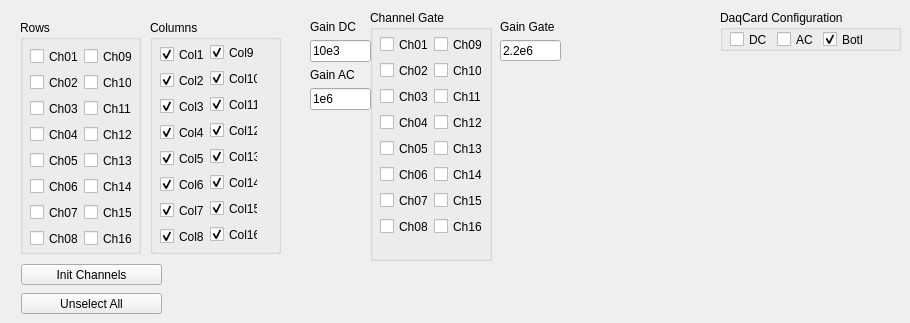
      <widget class="QWidget" name="tab">
       <attribute name="title">
        <string>Configuration</string>
       </attribute>
       <widget class="QPushButton" name="ButInitChannels">
        <property name="geometry">
         <rect>
          <x>21</x>
          <y>264</y>
          <width>141</width>
          <height>21</height>
         </rect>
        </property>
        <property name="sizePolicy">
         <sizepolicy hsizetype="Fixed" vsizetype="Fixed">
          <horstretch>0</horstretch>
          <verstretch>0</verstretch>
         </sizepolicy>
        </property>
        <property name="text">
         <string>Init Channels</string>
        </property>
       </widget>
       <widget class="QPushButton" name="ButUnselAll">
        <property name="geometry">
         <rect>
          <x>21</x>
          <y>293</y>
          <width>141</width>
          <height>21</height>
         </rect>
        </property>
        <property name="sizePolicy">
         <sizepolicy hsizetype="Fixed" vsizetype="Fixed">
          <horstretch>0</horstretch>
          <verstretch>0</verstretch>
         </sizepolicy>
        </property>
        <property name="text">
         <string>Unselect All</string>
        </property>
       </widget>
       <widget class="QWidget" name="layoutWidget">
        <property name="geometry">
         <rect>
          <x>310</x>
          <y>20</y>
          <width>61</width>
          <height>90</height>
         </rect>
        </property>
        <layout class="QVBoxLayout" name="verticalLayout_35">
         <item>
          <layout class="QVBoxLayout" name="verticalLayout_32">
           <item>
            <widget class="QLabel" name="label_45">
             <property name="text">
              <string>Gain DC</string>
             </property>
            </widget>
           </item>
           <item>
            <widget class="QLineEdit" name="QGainDC">
             <property name="text">
              <string>10e3</string>
             </property>
            </widget>
           </item>
          </layout>
         </item>
         <item>
          <layout class="QVBoxLayout" name="verticalLayout_7">
           <item>
            <widget class="QLabel" name="label_47">
             <property name="text">
              <string>Gain AC</string>
             </property>
            </widget>
           </item>
           <item>
            <widget class="QLineEdit" name="QGainAC">
             <property name="text">
              <string>1e6</string>
             </property>
            </widget>
           </item>
          </layout>
         </item>
        </layout>
       </widget>
       <widget class="QGroupBox" name="GrChannelGate">
        <property name="geometry">
         <rect>
          <x>370</x>
          <y>10</y>
          <width>122</width>
          <height>251</height>
         </rect>
        </property>
        <property name="title">
         <string>Channel Gate</string>
        </property>
        <property name="flat">
         <bool>false</bool>
        </property>
        <property name="checkable">
         <bool>false</bool>
        </property>
        <widget class="QCheckBox" name="checkBox_18">
         <property name="geometry">
          <rect>
           <x>10</x>
           <y>208</y>
           <width>48</width>
           <height>17</height>
          </rect>
         </property>
         <property name="text">
          <string>Ch08</string>
         </property>
         <property name="checked">
          <bool>false</bool>
         </property>
         <property name="autoExclusive">
          <bool>false</bool>
         </property>
        </widget>
        <widget class="QCheckBox" name="checkBox_19">
         <property name="geometry">
          <rect>
           <x>64</x>
           <y>208</y>
           <width>48</width>
           <height>17</height>
          </rect>
         </property>
         <property name="text">
          <string>Ch16</string>
         </property>
         <property name="checked">
          <bool>false</bool>
         </property>
         <property name="autoExclusive">
          <bool>false</bool>
         </property>
        </widget>
        <widget class="QCheckBox" name="checkBox_20">
         <property name="geometry">
          <rect>
           <x>10</x>
           <y>104</y>
           <width>48</width>
           <height>17</height>
          </rect>
         </property>
         <property name="text">
          <string>Ch04</string>
         </property>
         <property name="checked">
          <bool>false</bool>
         </property>
         <property name="autoExclusive">
          <bool>false</bool>
         </property>
        </widget>
        <widget class="QCheckBox" name="checkBox_21">
         <property name="geometry">
          <rect>
           <x>64</x>
           <y>104</y>
           <width>48</width>
           <height>17</height>
          </rect>
         </property>
         <property name="text">
          <string>Ch12</string>
         </property>
         <property name="checked">
          <bool>false</bool>
         </property>
         <property name="autoExclusive">
          <bool>false</bool>
         </property>
        </widget>
        <widget class="QCheckBox" name="checkBox_22">
         <property name="geometry">
          <rect>
           <x>10</x>
           <y>78</y>
           <width>48</width>
           <height>17</height>
          </rect>
         </property>
         <property name="text">
          <string>Ch03</string>
         </property>
         <property name="checked">
          <bool>false</bool>
         </property>
         <property name="autoExclusive">
          <bool>false</bool>
         </property>
        </widget>
        <widget class="QCheckBox" name="checkBox_23">
         <property name="geometry">
          <rect>
           <x>64</x>
           <y>130</y>
           <width>48</width>
           <height>17</height>
          </rect>
         </property>
         <property name="text">
          <string>Ch13</string>
         </property>
         <property name="checked">
          <bool>false</bool>
         </property>
         <property name="autoExclusive">
          <bool>false</bool>
         </property>
        </widget>
        <widget class="QCheckBox" name="checkBox_24">
         <property name="geometry">
          <rect>
           <x>10</x>
           <y>156</y>
           <width>48</width>
           <height>17</height>
          </rect>
         </property>
         <property name="text">
          <string>Ch06</string>
         </property>
         <property name="checked">
          <bool>false</bool>
         </property>
         <property name="autoExclusive">
          <bool>false</bool>
         </property>
        </widget>
        <widget class="QCheckBox" name="checkBox_25">
         <property name="geometry">
          <rect>
           <x>64</x>
           <y>156</y>
           <width>48</width>
           <height>17</height>
          </rect>
         </property>
         <property name="text">
          <string>Ch14</string>
         </property>
         <property name="checked">
          <bool>false</bool>
         </property>
         <property name="autoExclusive">
          <bool>false</bool>
         </property>
        </widget>
        <widget class="QCheckBox" name="checkBox_26">
         <property name="geometry">
          <rect>
           <x>10</x>
           <y>182</y>
           <width>48</width>
           <height>17</height>
          </rect>
         </property>
         <property name="text">
          <string>Ch07</string>
         </property>
         <property name="checked">
          <bool>false</bool>
         </property>
         <property name="autoExclusive">
          <bool>false</bool>
         </property>
        </widget>
        <widget class="QCheckBox" name="checkBox_27">
         <property name="geometry">
          <rect>
           <x>64</x>
           <y>182</y>
           <width>48</width>
           <height>17</height>
          </rect>
         </property>
         <property name="text">
          <string>Ch15</string>
         </property>
         <property name="checked">
          <bool>false</bool>
         </property>
         <property name="autoExclusive">
          <bool>false</bool>
         </property>
        </widget>
        <widget class="QCheckBox" name="checkBox_28">
         <property name="geometry">
          <rect>
           <x>10</x>
           <y>26</y>
           <width>48</width>
           <height>17</height>
          </rect>
         </property>
         <property name="text">
          <string>Ch01</string>
         </property>
         <property name="checked">
          <bool>false</bool>
         </property>
         <property name="autoRepeat">
          <bool>false</bool>
         </property>
         <property name="autoExclusive">
          <bool>false</bool>
         </property>
        </widget>
        <widget class="QCheckBox" name="checkBox_29">
         <property name="geometry">
          <rect>
           <x>64</x>
           <y>26</y>
           <width>48</width>
           <height>17</height>
          </rect>
         </property>
         <property name="text">
          <string>Ch09</string>
         </property>
         <property name="checked">
          <bool>false</bool>
         </property>
         <property name="autoExclusive">
          <bool>false</bool>
         </property>
        </widget>
        <widget class="QCheckBox" name="checkBox_30">
         <property name="geometry">
          <rect>
           <x>10</x>
           <y>52</y>
           <width>48</width>
           <height>17</height>
          </rect>
         </property>
         <property name="text">
          <string>Ch02</string>
         </property>
         <property name="checked">
          <bool>false</bool>
         </property>
         <property name="autoExclusive">
          <bool>false</bool>
         </property>
        </widget>
        <widget class="QCheckBox" name="checkBox_31">
         <property name="geometry">
          <rect>
           <x>64</x>
           <y>52</y>
           <width>48</width>
           <height>17</height>
          </rect>
         </property>
         <property name="text">
          <string>Ch10</string>
         </property>
         <property name="checked">
          <bool>false</bool>
         </property>
         <property name="autoExclusive">
          <bool>false</bool>
         </property>
        </widget>
        <widget class="QCheckBox" name="checkBox_32">
         <property name="geometry">
          <rect>
           <x>64</x>
           <y>78</y>
           <width>48</width>
           <height>17</height>
          </rect>
         </property>
         <property name="text">
          <string>Ch11</string>
         </property>
         <property name="checked">
          <bool>false</bool>
         </property>
         <property name="autoExclusive">
          <bool>false</bool>
         </property>
        </widget>
        <widget class="QCheckBox" name="checkBox_33">
         <property name="geometry">
          <rect>
           <x>10</x>
           <y>130</y>
           <width>48</width>
           <height>17</height>
          </rect>
         </property>
         <property name="text">
          <string>Ch05</string>
         </property>
         <property name="checked">
          <bool>false</bool>
         </property>
         <property name="autoExclusive">
          <bool>false</bool>
         </property>
        </widget>
       </widget>
       <widget class="QWidget" name="layoutWidget_3">
        <property name="geometry">
         <rect>
          <x>500</x>
          <y>20</y>
          <width>61</width>
          <height>41</height>
         </rect>
        </property>
        <layout class="QVBoxLayout" name="verticalLayout_36">
         <item>
          <widget class="QLabel" name="label_46">
           <property name="text">
            <string>Gain Gate</string>
           </property>
          </widget>
         </item>
         <item>
          <widget class="QLineEdit" name="QGainGate">
           <property name="text">
            <string>2.2e6</string>
           </property>
          </widget>
         </item>
        </layout>
       </widget>
       <widget class="QGroupBox" name="GrConfig">
        <property name="geometry">
         <rect>
          <x>720</x>
          <y>10</y>
          <width>181</width>
          <height>41</height>
         </rect>
        </property>
        <property name="title">
         <string>DaqCard Configuration</string>
        </property>
        <widget class="QWidget" name="layoutWidget">
         <property name="geometry">
          <rect>
           <x>10</x>
           <y>20</y>
           <width>133</width>
           <height>19</height>
          </rect>
         </property>
         <layout class="QGridLayout" name="gridLayout_16">
          <item row="0" column="0">
           <widget class="QCheckBox" name="ChckDCSetup">
            <property name="text">
             <string>DC</string>
            </property>
            <property name="autoExclusive">
             <bool>true</bool>
            </property>
           </widget>
          </item>
          <item row="0" column="2">
           <widget class="QCheckBox" name="ChckNormalSetup">
            <property name="text">
             <string>Both</string>
            </property>
            <property name="checked">
             <bool>true</bool>
            </property>
            <property name="autoExclusive">
             <bool>true</bool>
            </property>
           </widget>
          </item>
          <item row="0" column="1">
           <widget class="QCheckBox" name="ChckACSetup">
            <property name="text">
             <string>AC</string>
            </property>
            <property name="autoExclusive">
             <bool>true</bool>
            </property>
           </widget>
          </item>
         </layout>
        </widget>
       </widget>
       <widget class="QGroupBox" name="GrColumns">
        <property name="geometry">
         <rect>
          <x>150</x>
          <y>20</y>
          <width>131</width>
          <height>234</height>
         </rect>
        </property>
        <property name="title">
         <string>Columns</string>
        </property>
        <widget class="QCheckBox" name="checkBox_17">
         <property name="geometry">
          <rect>
           <x>10</x>
           <y>208</y>
           <width>48</width>
           <height>17</height>
          </rect>
         </property>
         <property name="text">
          <string>Col8</string>
         </property>
         <property name="checked">
          <bool>true</bool>
         </property>
        </widget>
        <widget class="QCheckBox" name="checkBox_35">
         <property name="geometry">
          <rect>
           <x>10</x>
           <y>104</y>
           <width>48</width>
           <height>17</height>
          </rect>
         </property>
         <property name="text">
          <string>Col4</string>
         </property>
         <property name="checked">
          <bool>true</bool>
         </property>
        </widget>
        <widget class="QCheckBox" name="checkBox_37">
         <property name="geometry">
          <rect>
           <x>10</x>
           <y>78</y>
           <width>48</width>
           <height>17</height>
          </rect>
         </property>
         <property name="text">
          <string>Col3</string>
         </property>
         <property name="checked">
          <bool>true</bool>
         </property>
        </widget>
        <widget class="QCheckBox" name="checkBox_39">
         <property name="geometry">
          <rect>
           <x>10</x>
           <y>156</y>
           <width>48</width>
           <height>17</height>
          </rect>
         </property>
         <property name="text">
          <string>Col6</string>
         </property>
         <property name="checked">
          <bool>true</bool>
         </property>
        </widget>
        <widget class="QCheckBox" name="checkBox_41">
         <property name="geometry">
          <rect>
           <x>10</x>
           <y>182</y>
           <width>48</width>
           <height>17</height>
          </rect>
         </property>
         <property name="text">
          <string>Col7</string>
         </property>
         <property name="checked">
          <bool>true</bool>
         </property>
        </widget>
        <widget class="QCheckBox" name="checkBox_43">
         <property name="geometry">
          <rect>
           <x>10</x>
           <y>26</y>
           <width>48</width>
           <height>17</height>
          </rect>
         </property>
         <property name="text">
          <string>Col1</string>
         </property>
         <property name="checked">
          <bool>true</bool>
         </property>
        </widget>
        <widget class="QCheckBox" name="checkBox_45">
         <property name="geometry">
          <rect>
           <x>10</x>
           <y>52</y>
           <width>48</width>
           <height>17</height>
          </rect>
         </property>
         <property name="text">
          <string>Col2</string>
         </property>
         <property name="checked">
          <bool>true</bool>
         </property>
        </widget>
        <widget class="QCheckBox" name="checkBox_48">
         <property name="geometry">
          <rect>
           <x>10</x>
           <y>130</y>
           <width>48</width>
           <height>17</height>
          </rect>
         </property>
         <property name="text">
          <string>Col5</string>
         </property>
         <property name="checked">
          <bool>true</bool>
         </property>
        </widget>
        <widget class="QCheckBox" name="checkBox_57">
         <property name="geometry">
          <rect>
           <x>60</x>
           <y>128</y>
           <width>48</width>
           <height>17</height>
          </rect>
         </property>
         <property name="text">
          <string>Col13</string>
         </property>
         <property name="checked">
          <bool>true</bool>
         </property>
        </widget>
        <widget class="QCheckBox" name="checkBox_58">
         <property name="geometry">
          <rect>
           <x>60</x>
           <y>50</y>
           <width>48</width>
           <height>17</height>
          </rect>
         </property>
         <property name="text">
          <string>Col10</string>
         </property>
         <property name="checked">
          <bool>true</bool>
         </property>
        </widget>
        <widget class="QCheckBox" name="checkBox_59">
         <property name="geometry">
          <rect>
           <x>60</x>
           <y>206</y>
           <width>48</width>
           <height>17</height>
          </rect>
         </property>
         <property name="text">
          <string>Col16</string>
         </property>
         <property name="checked">
          <bool>true</bool>
         </property>
        </widget>
        <widget class="QCheckBox" name="checkBox_60">
         <property name="geometry">
          <rect>
           <x>60</x>
           <y>76</y>
           <width>48</width>
           <height>17</height>
          </rect>
         </property>
         <property name="text">
          <string>Col11</string>
         </property>
         <property name="checked">
          <bool>true</bool>
         </property>
        </widget>
        <widget class="QCheckBox" name="checkBox_61">
         <property name="geometry">
          <rect>
           <x>60</x>
           <y>154</y>
           <width>48</width>
           <height>17</height>
          </rect>
         </property>
         <property name="text">
          <string>Col14</string>
         </property>
         <property name="checked">
          <bool>true</bool>
         </property>
        </widget>
        <widget class="QCheckBox" name="checkBox_62">
         <property name="geometry">
          <rect>
           <x>60</x>
           <y>24</y>
           <width>48</width>
           <height>17</height>
          </rect>
         </property>
         <property name="text">
          <string>Col9</string>
         </property>
         <property name="checked">
          <bool>true</bool>
         </property>
        </widget>
        <widget class="QCheckBox" name="checkBox_63">
         <property name="geometry">
          <rect>
           <x>60</x>
           <y>102</y>
           <width>48</width>
           <height>17</height>
          </rect>
         </property>
         <property name="text">
          <string>Col12</string>
         </property>
         <property name="checked">
          <bool>true</bool>
         </property>
        </widget>
        <widget class="QCheckBox" name="checkBox_64">
         <property name="geometry">
          <rect>
           <x>60</x>
           <y>180</y>
           <width>48</width>
           <height>17</height>
          </rect>
         </property>
         <property name="text">
          <string>Col15</string>
         </property>
         <property name="checked">
          <bool>true</bool>
         </property>
        </widget>
       </widget>
       <widget class="QGroupBox" name="GrChannels">
        <property name="geometry">
         <rect>
          <x>20</x>
          <y>20</y>
          <width>121</width>
          <height>234</height>
         </rect>
        </property>
        <property name="title">
         <string>Rows</string>
        </property>
        <widget class="QCheckBox" name="checkBox_34">
         <property name="geometry">
          <rect>
           <x>64</x>
           <y>184</y>
           <width>48</width>
           <height>17</height>
          </rect>
         </property>
         <property name="text">
          <string>Ch15</string>
         </property>
         <property name="checked">
          <bool>false</bool>
         </property>
         <property name="autoExclusive">
          <bool>false</bool>
         </property>
        </widget>
        <widget class="QCheckBox" name="checkBox_36">
         <property name="geometry">
          <rect>
           <x>10</x>
           <y>54</y>
           <width>48</width>
           <height>17</height>
          </rect>
         </property>
         <property name="text">
          <string>Ch02</string>
         </property>
         <property name="checked">
          <bool>false</bool>
         </property>
         <property name="autoExclusive">
          <bool>false</bool>
         </property>
        </widget>
        <widget class="QCheckBox" name="checkBox_38">
         <property name="geometry">
          <rect>
           <x>10</x>
           <y>106</y>
           <width>48</width>
           <height>17</height>
          </rect>
         </property>
         <property name="text">
          <string>Ch04</string>
         </property>
         <property name="checked">
          <bool>false</bool>
         </property>
         <property name="autoExclusive">
          <bool>false</bool>
         </property>
        </widget>
        <widget class="QCheckBox" name="checkBox_40">
         <property name="geometry">
          <rect>
           <x>64</x>
           <y>106</y>
           <width>48</width>
           <height>17</height>
          </rect>
         </property>
         <property name="text">
          <string>Ch12</string>
         </property>
         <property name="checked">
          <bool>false</bool>
         </property>
         <property name="autoExclusive">
          <bool>false</bool>
         </property>
        </widget>
        <widget class="QCheckBox" name="checkBox_42">
         <property name="geometry">
          <rect>
           <x>10</x>
           <y>132</y>
           <width>48</width>
           <height>17</height>
          </rect>
         </property>
         <property name="text">
          <string>Ch05</string>
         </property>
         <property name="checked">
          <bool>false</bool>
         </property>
         <property name="autoExclusive">
          <bool>false</bool>
         </property>
        </widget>
        <widget class="QCheckBox" name="checkBox_44">
         <property name="geometry">
          <rect>
           <x>64</x>
           <y>54</y>
           <width>48</width>
           <height>17</height>
          </rect>
         </property>
         <property name="text">
          <string>Ch10</string>
         </property>
         <property name="checked">
          <bool>false</bool>
         </property>
         <property name="autoExclusive">
          <bool>false</bool>
         </property>
        </widget>
        <widget class="QCheckBox" name="checkBox_46">
         <property name="geometry">
          <rect>
           <x>10</x>
           <y>184</y>
           <width>48</width>
           <height>17</height>
          </rect>
         </property>
         <property name="text">
          <string>Ch07</string>
         </property>
         <property name="checked">
          <bool>false</bool>
         </property>
         <property name="autoExclusive">
          <bool>false</bool>
         </property>
        </widget>
        <widget class="QCheckBox" name="checkBox_47">
         <property name="geometry">
          <rect>
           <x>64</x>
           <y>158</y>
           <width>48</width>
           <height>17</height>
          </rect>
         </property>
         <property name="text">
          <string>Ch14</string>
         </property>
         <property name="checked">
          <bool>false</bool>
         </property>
         <property name="autoExclusive">
          <bool>false</bool>
         </property>
        </widget>
        <widget class="QCheckBox" name="checkBox_49">
         <property name="geometry">
          <rect>
           <x>10</x>
           <y>158</y>
           <width>48</width>
           <height>17</height>
          </rect>
         </property>
         <property name="text">
          <string>Ch06</string>
         </property>
         <property name="checked">
          <bool>false</bool>
         </property>
         <property name="autoExclusive">
          <bool>false</bool>
         </property>
        </widget>
        <widget class="QCheckBox" name="checkBox_50">
         <property name="geometry">
          <rect>
           <x>64</x>
           <y>28</y>
           <width>48</width>
           <height>17</height>
          </rect>
         </property>
         <property name="text">
          <string>Ch09</string>
         </property>
         <property name="checked">
          <bool>false</bool>
         </property>
         <property name="autoExclusive">
          <bool>false</bool>
         </property>
        </widget>
        <widget class="QCheckBox" name="checkBox_51">
         <property name="geometry">
          <rect>
           <x>64</x>
           <y>210</y>
           <width>48</width>
           <height>17</height>
          </rect>
         </property>
         <property name="text">
          <string>Ch16</string>
         </property>
         <property name="checked">
          <bool>false</bool>
         </property>
         <property name="autoExclusive">
          <bool>false</bool>
         </property>
        </widget>
        <widget class="QCheckBox" name="checkBox_52">
         <property name="geometry">
          <rect>
           <x>10</x>
           <y>210</y>
           <width>48</width>
           <height>17</height>
          </rect>
         </property>
         <property name="text">
          <string>Ch08</string>
         </property>
         <property name="checked">
          <bool>false</bool>
         </property>
         <property name="autoExclusive">
          <bool>false</bool>
         </property>
        </widget>
        <widget class="QCheckBox" name="checkBox_53">
         <property name="geometry">
          <rect>
           <x>64</x>
           <y>132</y>
           <width>48</width>
           <height>17</height>
          </rect>
         </property>
         <property name="text">
          <string>Ch13</string>
         </property>
         <property name="checked">
          <bool>false</bool>
         </property>
         <property name="autoExclusive">
          <bool>false</bool>
         </property>
        </widget>
        <widget class="QCheckBox" name="checkBox_54">
         <property name="geometry">
          <rect>
           <x>64</x>
           <y>80</y>
           <width>48</width>
           <height>17</height>
          </rect>
         </property>
         <property name="text">
          <string>Ch11</string>
         </property>
         <property name="checked">
          <bool>false</bool>
         </property>
         <property name="autoExclusive">
          <bool>false</bool>
         </property>
        </widget>
        <widget class="QCheckBox" name="checkBox_55">
         <property name="geometry">
          <rect>
           <x>10</x>
           <y>28</y>
           <width>48</width>
           <height>17</height>
          </rect>
         </property>
         <property name="text">
          <string>Ch01</string>
         </property>
         <property name="checked">
          <bool>false</bool>
         </property>
         <property name="autoRepeat">
          <bool>false</bool>
         </property>
         <property name="autoExclusive">
          <bool>false</bool>
         </property>
        </widget>
        <widget class="QCheckBox" name="checkBox_56">
         <property name="geometry">
          <rect>
           <x>10</x>
           <y>80</y>
           <width>48</width>
           <height>17</height>
          </rect>
         </property>
         <property name="text">
          <string>Ch03</string>
         </property>
         <property name="checked">
          <bool>false</bool>
         </property>
         <property name="autoExclusive">
          <bool>false</bool>
         </property>
        </widget>
       </widget>
      </widget>
